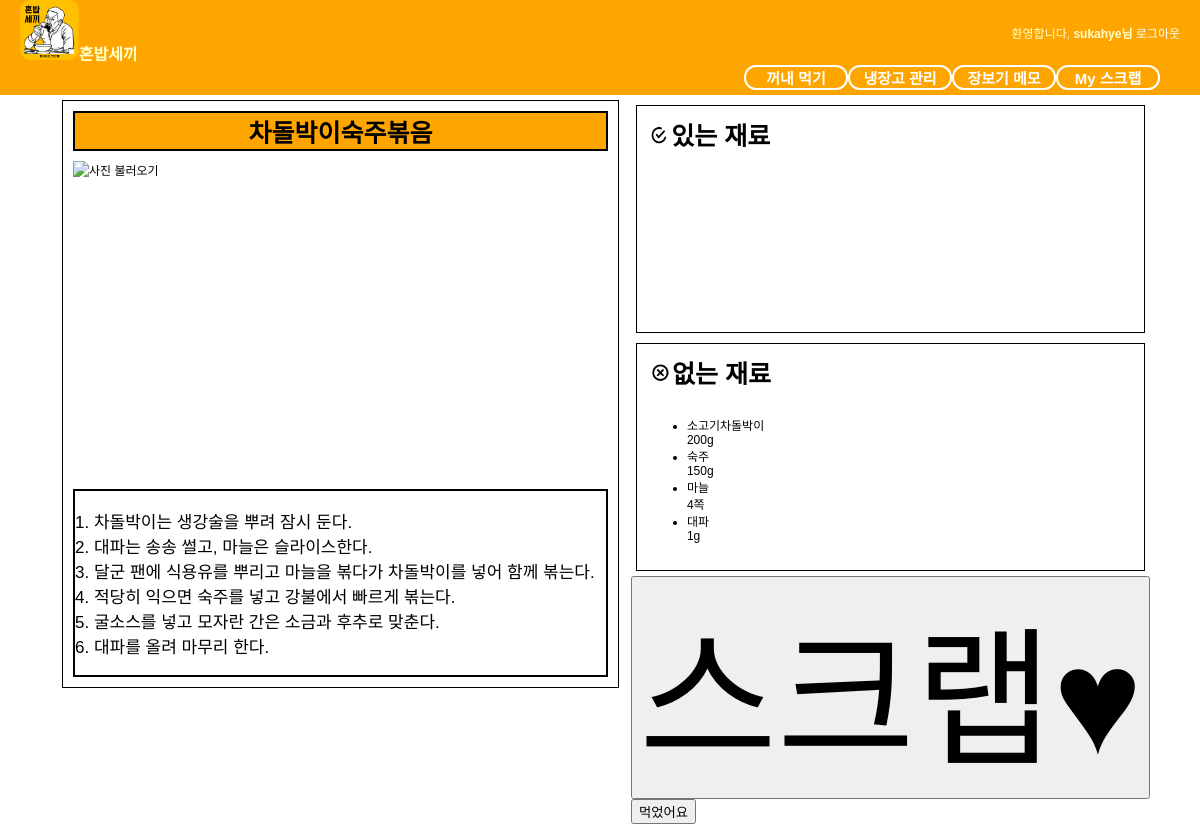
/fridge/9/menu_detail/ (signed in), run on an earlier commit of the app's database.
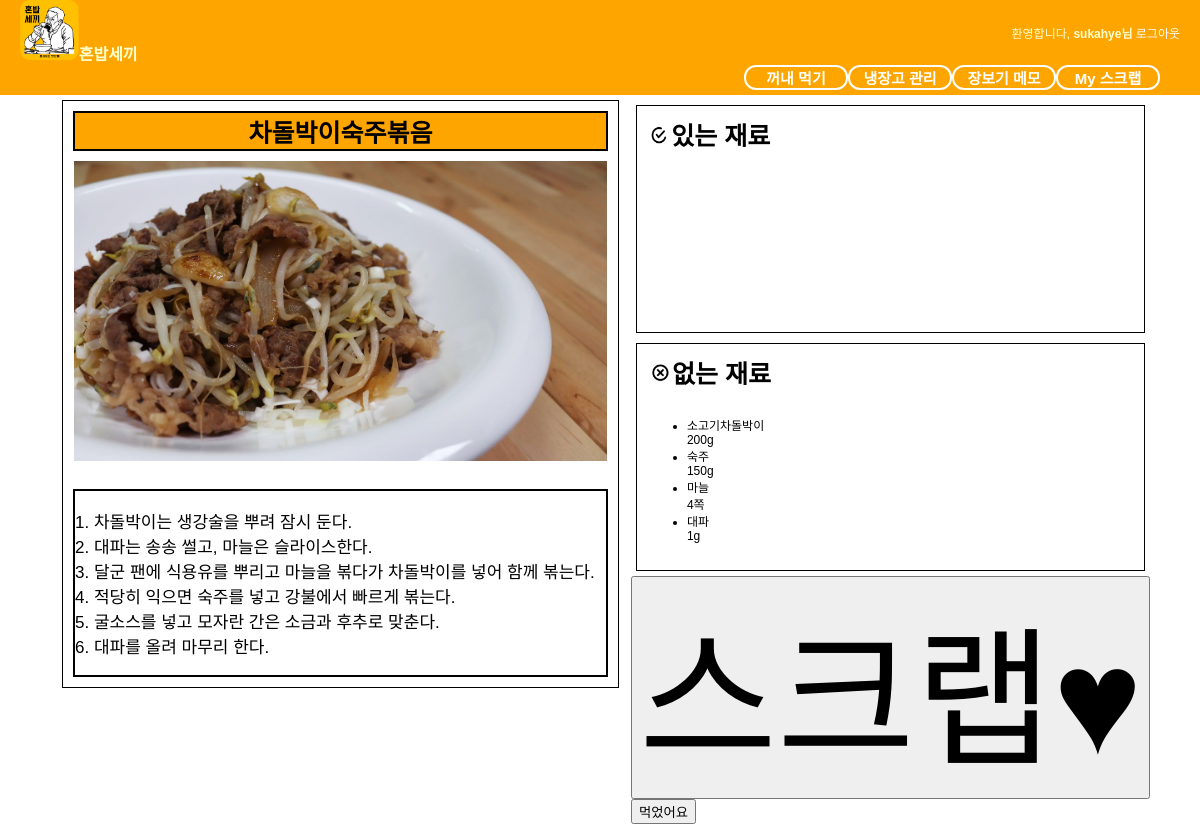
And on a later commit of the database.
### fridge/models.py (models this page shows, shortened)
class Menu(models.Model):
    menu_name = models.CharField(max_length=50)
    menu_image = models.ImageField(verbose_name='menu_image', upload_to='images/menu', blank=True)
    menu_thumbnail = ImageSpecField(source='menu_image', processors=[ResizeToFill(128, 128)],
                                    format='JPEG',
                                    options={'quality': 60})
    main_ingredients = JSONField(verbose_name='main_ingredients', default=dict)
    sub_ingredients = JSONField(verbose_name='sub_ingredients', default=dict)
    class Meta:
        verbose_name = 'Cooking Menu'
        ordering = ['menu_name']

class Recipe(models.Model):
    sauce = models.ManyToManyField(Sauce, related_name='sauce')
    description = models.TextField()
    menu = models.OneToOneField('Menu', on_delete=models.CASCADE, related_name='recipe')
    class Meta:
        verbose_name = 'Recipe'

### fridge/views.py (the view, shortened to what this page needs)
# urls.py: url(r'^(?P<pk>[0-9]+)/menu_detail/$', RecommendationDetail.as_view(), name='menu_detail'),
class RecommendationDetail(View):
    def get(self, request, pk):
        template_name = 'fridge/menu_detail.html'
        recom_menu = get_object_or_404(Menu, pk=pk)
        yes_ingre, no_ingre = Recommendation.has_what(request.user, pk)
        return render(request, template_name, {'menu': recom_menu,
                                               'yes_ingre': yes_ingre,
                                               'no_ingre': no_ingre})

### fridge/fields.py (called while the page is built)
    def to_python(self, value):
        if self.blank and not value:
            return None
        if isinstance(value, six.string_types):
            try:
                return json.loads(value)
            except Exception as e:
                raise ValidationError(str(e))
        else:
            return value

        def from_db_value(self, value, expression, connection):
            return self.to_python(value)

### fridge/templates/fridge/menu_detail.html (shortened to what this page needs)
{% extends "base.html" %}
{% load staticfiles %}
{% block extrastyle %}{% static "fridge/menu_detail.css" %}{% endblock %}
{% block content %}
<div id="content">
    <div class="wrapper">
        <div id="recipe">
            <p class="menuTitle" style="text-align:center">{{ menu.menu_name }}</p>
            {% if menu.menu_image %}
            <img src="{{ menu.menu_image.url }}" height="300"> <br><br>
            {% else %}
            <img src="//:0" height="300" title="사진 불러오기"> <br><br>
            {% endif %}
            <div class="menuDescription">
              <p>{{ menu.recipe.description|linebreaks }}</p>
            </div>
        </div>
        <div class="ingredients">
            <div id="yes_ingredients">
                <p class="title"><img src="{% static 'img/checkbox.png' %}" style="height:20px;">있는 재료</p> <br>
            </div>
            <div id="no_ingredients">
                <p class="title"><img src="{% static 'img/xbox.png' %}" style="height:20px;">없는 재료</p> <br>
                <ul>
                    {% for ingre_code, ingre_weight in no_ingre.items %}
                    <li>{{ ingre_code.ingredientName }}<br>
                        {{ ingre_weight }}{{ ingre_code.unit }}
                    </li>
                    {% endfor %}
                </ul>
            </div>
            <div class = "scrap">
                <form method="POST" action="{% url 'fridge:do_scrap' menu.id %}">{% csrf_token %}<input id="scrapbutton" type="submit" style="font-size:150px;" value="스크랩&hearts;"></form>
            </div>
            <div>
            <form method="POST" action="{% url 'fridge:menu_detail' menu.id %}">{% csrf_token %}<input type="submit" value="먹었어요"></form>
            </div>
        </div>
    </div>
</div>
{% endblock %}

What changed in the data, as far as the page shows it:
changed Menu "차돌박이숙주볶음": menu_image: picture added
